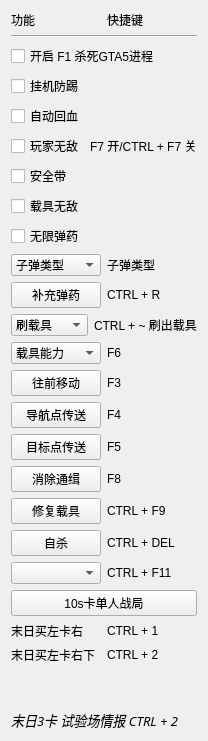
     <widget class="QWidget" name="tab_1">
      <attribute name="title">
       <string>常用</string>
      </attribute>
      <layout class="QGridLayout" name="gridLayout_6">
       <item row="14" column="0" colspan="2">
        <layout class="QHBoxLayout" name="horizontalLayout_4">
         <item>
          <widget class="QPushButton" name="pushButton_fullAmmo">
           <property name="styleSheet">
            <string notr="true"/>
           </property>
           <property name="text">
            <string>补充弹药</string>
           </property>
           <property name="autoDefault">
            <bool>false</bool>
           </property>
           <property name="default">
            <bool>false</bool>
           </property>
           <property name="flat">
            <bool>false</bool>
           </property>
          </widget>
         </item>
         <item>
          <widget class="QLabel" name="label_8">
           <property name="text">
            <string>CTRL + R</string>
           </property>
          </widget>
         </item>
        </layout>
       </item>
       <item row="6" column="0" colspan="2">
        <layout class="QHBoxLayout" name="horizontalLayout_2">
         <item>
          <widget class="QCheckBox" name="checkBox_godMode">
           <property name="text">
            <string>玩家无敌</string>
           </property>
          </widget>
         </item>
         <item>
          <widget class="QLabel" name="label_7">
           <property name="text">
            <string>F7 开/CTRL + F7 关</string>
           </property>
          </widget>
         </item>
        </layout>
       </item>
       <item row="28" column="0" colspan="2">
        <layout class="QHBoxLayout" name="horizontalLayout_11">
         <item>
          <widget class="QComboBox" name="comboBox_session"/>
         </item>
         <item>
          <widget class="QLabel" name="label_14">
           <property name="text">
            <string>CTRL + F11</string>
           </property>
          </widget>
         </item>
        </layout>
       </item>
       <item row="19" column="0" colspan="2">
        <layout class="QHBoxLayout" name="horizontalLayout_3">
         <item>
          <widget class="QPushButton" name="pushButton_objectiveTeleport">
           <property name="text">
            <string>目标点传送</string>
           </property>
          </widget>
         </item>
         <item>
          <widget class="QLabel" name="label_5">
           <property name="text">
            <string>F5</string>
           </property>
          </widget>
         </item>
        </layout>
       </item>
       <item row="10" column="0">
        <widget class="QCheckBox" name="checkBox_vehicleGodMode">
         <property name="text">
          <string>载具无敌</string>
         </property>
        </widget>
       </item>
       <item row="20" column="0" colspan="2">
        <layout class="QHBoxLayout" name="horizontalLayout_8">
         <item>
          <widget class="QPushButton" name="pushButton_noCops">
           <property name="text">
            <string>消除通缉</string>
           </property>
          </widget>
         </item>
         <item>
          <widget class="QLabel" name="label_11">
           <property name="text">
            <string>F8</string>
           </property>
          </widget>
         </item>
        </layout>
       </item>
       <item row="30" column="0" colspan="2">
        <layout class="QHBoxLayout" name="horizontalLayout_13">
         <item>
          <widget class="QLabel" name="label_3">
           <property name="text">
            <string>末日买左卡右</string>
           </property>
          </widget>
         </item>
         <item>
          <widget class="QLabel" name="label_16">
           <property name="text">
            <string>CTRL + 1</string>
           </property>
          </widget>
         </item>
        </layout>
       </item>
       <item row="29" column="0" colspan="2">
        <layout class="QHBoxLayout" name="horizontalLayout_12">
         <item>
          <widget class="QPushButton" name="pushButton_solo">
           <property name="text">
            <string>10s卡单人战局</string>
           </property>
          </widget>
         </item>
        </layout>
       </item>
       <item row="18" column="0" colspan="2">
        <layout class="QHBoxLayout" name="horizontalLayout_7">
         <item>
          <widget class="QPushButton" name="pushButton_navigationTeleport">
           <property name="text">
            <string>导航点传送</string>
           </property>
          </widget>
         </item>
         <item>
          <widget class="QLabel" name="label_10">
           <property name="text">
            <string>F4</string>
           </property>
          </widget>
         </item>
        </layout>
       </item>
       <item row="4" column="0">
        <widget class="QCheckBox" name="checkBox_autoCure">
         <property name="enabled">
          <bool>true</bool>
         </property>
         <property name="text">
          <string>自动回血</string>
         </property>
        </widget>
       </item>
       <item row="22" column="0" colspan="2">
        <layout class="QHBoxLayout" name="horizontalLayout">
         <item>
          <widget class="QPushButton" name="pushButton_vehicleRepairing">
           <property name="text">
            <string>修复载具</string>
           </property>
          </widget>
         </item>
         <item>
          <widget class="QLabel" name="label_6">
           <property name="text">
            <string>CTRL + F9</string>
           </property>
          </widget>
         </item>
        </layout>
       </item>
       <item row="31" column="0" colspan="2">
        <layout class="QHBoxLayout" name="horizontalLayout_14">
         <item>
          <widget class="QLabel" name="label_4">
           <property name="text">
            <string>末日买左卡右下</string>
           </property>
          </widget>
         </item>
         <item>
          <widget class="QLabel" name="label_17">
           <property name="text">
            <string>CTRL + 2</string>
           </property>
          </widget>
         </item>
        </layout>
       </item>
       <item row="12" column="0">
        <widget class="QCheckBox" name="checkBox_infiniteAmmo">
         <property name="text">
          <string>无限弹药</string>
         </property>
        </widget>
       </item>
       <item row="16" column="0" colspan="2">
        <layout class="QHBoxLayout" name="horizontalLayout_6">
         <item>
          <widget class="QComboBox" name="comboBox_vehicleAbility">
           <item>
            <property name="text">
             <string>载具能力</string>
            </property>
           </item>
          </widget>
         </item>
         <item>
          <widget class="QLabel" name="label_9">
           <property name="text">
            <string>F6</string>
           </property>
          </widget>
         </item>
        </layout>
       </item>
       <item row="1" column="0" colspan="2">
        <widget class="Line" name="line">
         <property name="orientation">
          <enum>Qt::Horizontal</enum>
         </property>
        </widget>
       </item>
       <item row="26" column="0" colspan="2">
        <layout class="QHBoxLayout" name="horizontalLayout_9">
         <item>
          <widget class="QPushButton" name="pushButton_killYourself">
           <property name="text">
            <string>自杀</string>
           </property>
          </widget>
         </item>
         <item>
          <widget class="QLabel" name="label_12">
           <property name="text">
            <string>CTRL + DEL</string>
           </property>
          </widget>
         </item>
        </layout>
       </item>
       <item row="0" column="0">
        <widget class="QLabel" name="label">
         <property name="cursor">
          <cursorShape>ArrowCursor</cursorShape>
         </property>
         <property name="text">
          <string>功能</string>
         </property>
        </widget>
       </item>
       <item row="33" column="0" colspan="2">
        <spacer name="verticalSpacer">
         <property name="orientation">
          <enum>Qt::Vertical</enum>
         </property>
         <property name="sizeHint" stdset="0">
          <size>
           <width>20</width>
           <height>40</height>
          </size>
         </property>
        </spacer>
       </item>
       <item row="2" column="0" colspan="2">
        <widget class="QCheckBox" name="checkBox_killGTA">
         <property name="text">
          <string>开启 F1 杀死GTA5进程</string>
         </property>
        </widget>
       </item>
       <item row="3" column="0">
        <widget class="QCheckBox" name="checkBox_antiAFK">
         <property name="text">
          <string>挂机防踢</string>
         </property>
        </widget>
       </item>
       <item row="34" column="0" colspan="2">
        <widget class="QLabel" name="label_22">
         <property name="font">
          <font>
           <family>幼圆</family>
           <pointsize>10</pointsize>
           <italic>true</italic>
          </font>
         </property>
         <property name="text">
          <string>末日3卡 试验场情报 CTRL + 2</string>
         </property>
        </widget>
       </item>
       <item row="7" column="0" colspan="2">
        <widget class="QCheckBox" name="checkBox_seatbelt">
         <property name="text">
          <string>安全带</string>
         </property>
        </widget>
       </item>
       <item row="0" column="1">
        <widget class="QLabel" name="label_2">
         <property name="text">
          <string>快捷键</string>
         </property>
        </widget>
       </item>
       <item row="13" column="0" colspan="2">
        <layout class="QHBoxLayout" name="horizontalLayout_22">
         <item>
          <widget class="QComboBox" name="comboBox_weaponAmmoType">
           <item>
            <property name="text">
             <string>子弹类型</string>
            </property>
           </item>
          </widget>
         </item>
         <item>
          <widget class="QLabel" name="label_27">
           <property name="text">
            <string>子弹类型</string>
           </property>
          </widget>
         </item>
        </layout>
       </item>
       <item row="15" column="0" colspan="2">
        <layout class="QHBoxLayout" name="horizontalLayout_10">
         <item>
          <widget class="QComboBox" name="comboBox_vehicleList">
           <item>
            <property name="text">
             <string>刷载具</string>
            </property>
           </item>
          </widget>
         </item>
         <item>
          <widget class="QLabel" name="label_26">
           <property name="text">
            <string>CTRL + ~ 刷出载具</string>
           </property>
          </widget>
         </item>
        </layout>
       </item>
       <item row="17" column="0" colspan="2">
        <layout class="QHBoxLayout" name="horizontalLayout_5">
         <item>
          <widget class="QPushButton" name="pushButton_forward">
           <property name="text">
            <string>往前移动</string>
           </property>
          </widget>
         </item>
         <item>
          <widget class="QLabel" name="label_38">
           <property name="text">
            <string>F3</string>
           </property>
          </widget>
         </item>
        </layout>
       </item>
      </layout>
     </widget>
